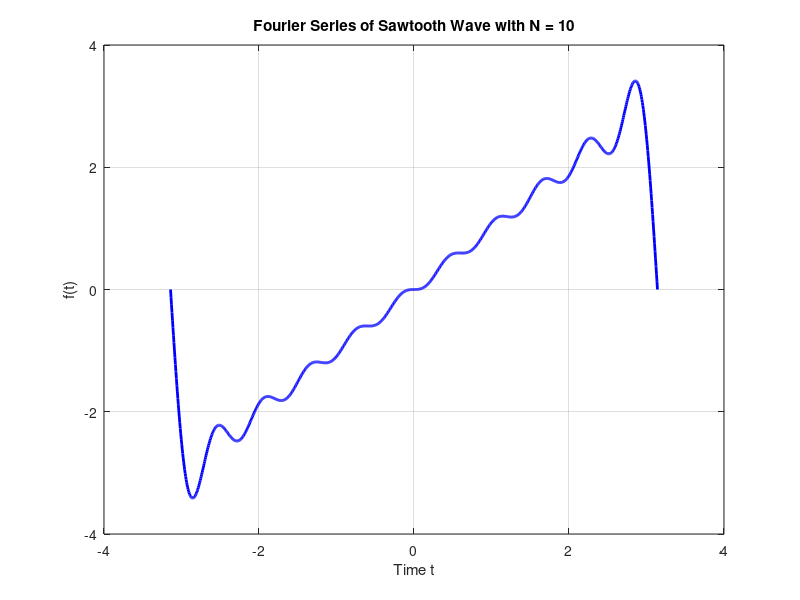

Here is the MATLAB script that generated this plot:
% 2. Fourier Series of a Sawtooth Wave 
% Mathematical Form: 
% f(t) = 2 * [(-1)^(n+1)/n] * sin(n*t), summed over n from 1 to ∞. 
% This is an odd function, and hence only sine terms appear. 
% MATLAB Code: 
 
clc; clear; close all 
 
t = linspace(-pi, pi, 1000); 
f = zeros(size(t)); 
N = 10; 
 
for n = 1:N 
    f = f + ((-1)^(n+1) * 2 / n) * sin(n * t); 
end 
 
plot(t, f, 'b', 'LineWidth', 2); 
grid on; 
xlabel('Time t'); ylabel('f(t)'); 
title(['Fourier Series of Sawtooth Wave with N = ', num2str(N)]); 
 
 
